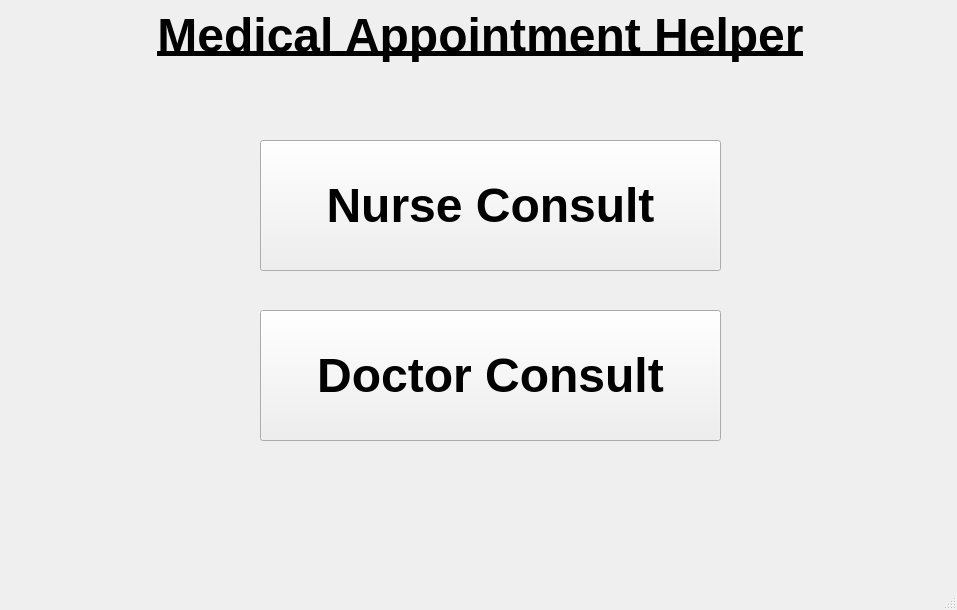
<?xml version="1.0" encoding="UTF-8"?>
<ui version="4.0">
 <class>MainWindow</class>
 <widget class="QMainWindow" name="MainWindow">
  <property name="geometry">
   <rect>
    <x>0</x>
    <y>0</y>
    <width>957</width>
    <height>610</height>
   </rect>
  </property>
  <property name="windowTitle">
   <string>MainWindow</string>
  </property>
  <widget class="QWidget" name="centralwidget">
   <widget class="QStackedWidget" name="stackedWidget">
    <property name="geometry">
     <rect>
      <x>0</x>
      <y>0</y>
      <width>951</width>
      <height>581</height>
     </rect>
    </property>
    <property name="currentIndex">
     <number>0</number>
    </property>
    <widget class="QWidget" name="mainPage">
     <widget class="QPushButton" name="nursePushButton">
      <property name="geometry">
       <rect>
        <x>260</x>
        <y>140</y>
        <width>461</width>
        <height>131</height>
       </rect>
      </property>
      <property name="font">
       <font>
        <pointsize>36</pointsize>
        <weight>75</weight>
        <bold>true</bold>
       </font>
      </property>
      <property name="text">
       <string>Nurse Consult</string>
      </property>
     </widget>
     <widget class="QLabel" name="titleLabel">
      <property name="geometry">
       <rect>
        <x>10</x>
        <y>0</y>
        <width>941</width>
        <height>71</height>
       </rect>
      </property>
      <property name="font">
       <font>
        <pointsize>36</pointsize>
        <weight>75</weight>
        <bold>true</bold>
        <underline>true</underline>
       </font>
      </property>
      <property name="text">
       <string>Medical Appointment Helper</string>
      </property>
      <property name="alignment">
       <set>Qt::AlignCenter</set>
      </property>
     </widget>
     <widget class="QPushButton" name="doctorPushButton">
      <property name="geometry">
       <rect>
        <x>260</x>
        <y>310</y>
        <width>461</width>
        <height>131</height>
       </rect>
      </property>
      <property name="font">
       <font>
        <pointsize>36</pointsize>
        <weight>75</weight>
        <bold>true</bold>
       </font>
      </property>
      <property name="text">
       <string>Doctor Consult</string>
      </property>
     </widget>
    </widget>
    <widget class="QWidget" name="contactInfoPage">
     <widget class="QLabel" name="contactInfoLabel">
      <property name="geometry">
       <rect>
        <x>20</x>
        <y>20</y>
        <width>911</width>
        <height>121</height>
       </rect>
      </property>
      <property name="font">
       <font>
        <pointsize>38</pointsize>
        <weight>75</weight>
        <bold>true</bold>
       </font>
      </property>
      <property name="text">
       <string>Enter your Contact Information</string>
      </property>
      <property name="alignment">
       <set>Qt::AlignCenter</set>
      </property>
     </widget>
     <widget class="QLabel" name="firstNameLabel">
      <property name="geometry">
       <rect>
        <x>50</x>
        <y>160</y>
        <width>211</width>
        <height>41</height>
       </rect>
      </property>
      <property name="font">
       <font>
        <pointsize>30</pointsize>
       </font>
      </property>
      <property name="text">
       <string>First Name</string>
      </property>
     </widget>
     <widget class="QTextEdit" name="firstNameInput">
      <property name="geometry">
       <rect>
        <x>300</x>
        <y>160</y>
        <width>601</width>
        <height>41</height>
       </rect>
      </property>
     </widget>
     <widget class="QLabel" name="middleNameLabel">
      <property name="geometry">
       <rect>
        <x>50</x>
        <y>210</y>
        <width>241</width>
        <height>41</height>
       </rect>
      </property>
      <property name="font">
       <font>
        <pointsize>30</pointsize>
       </font>
      </property>
      <property name="text">
       <string>Middle Name</string>
      </property>
     </widget>
     <widget class="QTextEdit" name="middleNameInput">
      <property name="geometry">
       <rect>
        <x>300</x>
        <y>210</y>
        <width>601</width>
        <height>41</height>
       </rect>
      </property>
     </widget>
     <widget class="QLabel" name="lastNameLabel">
      <property name="geometry">
       <rect>
        <x>50</x>
        <y>260</y>
        <width>211</width>
        <height>41</height>
       </rect>
      </property>
      <property name="font">
       <font>
        <pointsize>30</pointsize>
       </font>
      </property>
      <property name="text">
       <string>Last Name</string>
      </property>
     </widget>
     <widget class="QTextEdit" name="lastNameInput">
      <property name="geometry">
       <rect>
        <x>300</x>
        <y>260</y>
        <width>601</width>
        <height>41</height>
       </rect>
      </property>
     </widget>
     <widget class="QLabel" name="phoneNumberLabel">
      <property name="geometry">
       <rect>
        <x>50</x>
        <y>310</y>
        <width>241</width>
        <height>41</height>
       </rect>
      </property>
      <property name="font">
       <font>
        <pointsize>30</pointsize>
       </font>
      </property>
      <property name="text">
       <string>Phone</string>
      </property>
     </widget>
     <widget class="QTextEdit" name="phoneNumberInput">
      <property name="geometry">
       <rect>
        <x>300</x>
        <y>310</y>
        <width>601</width>
        <height>41</height>
       </rect>
      </property>
     </widget>
     <widget class="QLabel" name="emailLabel">
      <property name="geometry">
       <rect>
        <x>50</x>
        <y>360</y>
        <width>211</width>
        <height>41</height>
       </rect>
      </property>
      <property name="font">
       <font>
        <pointsize>30</pointsize>
       </font>
      </property>
      <property name="text">
       <string>Email</string>
      </property>
     </widget>
     <widget class="QTextEdit" name="emailInput">
      <property name="geometry">
       <rect>
        <x>300</x>
        <y>360</y>
        <width>601</width>
        <height>41</height>
       </rect>
      </property>
     </widget>
     <widget class="QPushButton" name="acceptInfoButton">
      <property name="geometry">
       <rect>
        <x>600</x>
        <y>430</y>
        <width>201</width>
        <height>61</height>
       </rect>
      </property>
      <property name="font">
       <font>
        <pointsize>28</pointsize>
       </font>
      </property>
      <property name="text">
       <string>Ok</string>
      </property>
     </widget>
     <widget class="QPushButton" name="cancelButton">
      <property name="geometry">
       <rect>
        <x>370</x>
        <y>430</y>
        <width>201</width>
        <height>61</height>
       </rect>
      </property>
      <property name="font">
       <font>
        <pointsize>28</pointsize>
       </font>
      </property>
      <property name="text">
       <string>Cancel</string>
      </property>
     </widget>
    </widget>
    <widget class="QWidget" name="insuranceInfoPage">
     <widget class="QLabel" name="insuranceInfoLabel">
      <property name="geometry">
       <rect>
        <x>20</x>
        <y>10</y>
        <width>911</width>
        <height>121</height>
       </rect>
      </property>
      <property name="font">
       <font>
        <pointsize>38</pointsize>
        <weight>75</weight>
        <bold>true</bold>
       </font>
      </property>
      <property name="text">
       <string>Enter your Insurance Information</string>
      </property>
      <property name="alignment">
       <set>Qt::AlignCenter</set>
      </property>
     </widget>
     <widget class="QLabel" name="middleNameLabel_2">
      <property name="geometry">
       <rect>
        <x>40</x>
        <y>180</y>
        <width>241</width>
        <height>41</height>
       </rect>
      </property>
      <property name="font">
       <font>
        <pointsize>30</pointsize>
       </font>
      </property>
      <property name="text">
       <string>Middle Name</string>
      </property>
     </widget>
     <widget class="QTextEdit" name="lastNameInput_2">
      <property name="geometry">
       <rect>
        <x>290</x>
        <y>230</y>
        <width>601</width>
        <height>41</height>
       </rect>
      </property>
     </widget>
     <widget class="QLabel" name="firstNameLabel_2">
      <property name="geometry">
       <rect>
        <x>40</x>
        <y>130</y>
        <width>211</width>
        <height>41</height>
       </rect>
      </property>
      <property name="font">
       <font>
        <pointsize>30</pointsize>
       </font>
      </property>
      <property name="text">
       <string>First Name</string>
      </property>
     </widget>
     <widget class="QLabel" name="lastNameLabel_2">
      <property name="geometry">
       <rect>
        <x>40</x>
        <y>230</y>
        <width>211</width>
        <height>41</height>
       </rect>
      </property>
      <property name="font">
       <font>
        <pointsize>30</pointsize>
       </font>
      </property>
      <property name="text">
       <string>Last Name</string>
      </property>
     </widget>
     <widget class="QTextEdit" name="firstNameInput_2">
      <property name="geometry">
       <rect>
        <x>290</x>
        <y>130</y>
        <width>601</width>
        <height>41</height>
       </rect>
      </property>
     </widget>
     <widget class="QTextEdit" name="middleNameInput_2">
      <property name="geometry">
       <rect>
        <x>290</x>
        <y>180</y>
        <width>601</width>
        <height>41</height>
       </rect>
      </property>
     </widget>
    </widget>
    <widget class="QWidget" name="healthConcernsPage">
     <widget class="QLabel" name="healthConcernsLabel">
      <property name="geometry">
       <rect>
        <x>10</x>
        <y>10</y>
        <width>911</width>
        <height>121</height>
       </rect>
      </property>
      <property name="font">
       <font>
        <pointsize>38</pointsize>
        <weight>75</weight>
        <bold>true</bold>
       </font>
      </property>
      <property name="text">
       <string>Select your symptoms</string>
      </property>
      <property name="alignment">
       <set>Qt::AlignCenter</set>
      </property>
     </widget>
     <widget class="QCheckBox" name="fatigueCheckBox">
      <property name="geometry">
       <rect>
        <x>90</x>
        <y>130</y>
        <width>181</width>
        <height>21</height>
       </rect>
      </property>
      <property name="font">
       <font>
        <pointsize>14</pointsize>
       </font>
      </property>
      <property name="text">
       <string>Fatigue</string>
      </property>
     </widget>
     <widget class="QCheckBox" name="tightnessCheckBox">
      <property name="geometry">
       <rect>
        <x>90</x>
        <y>160</y>
        <width>401</width>
        <height>21</height>
       </rect>
      </property>
      <property name="font">
       <font>
        <pointsize>14</pointsize>
       </font>
      </property>
      <property name="text">
       <string>Tightness or pain in the chest, neck, back</string>
      </property>
     </widget>
     <widget class="QCheckBox" name="lightHeadedCheckBox">
      <property name="geometry">
       <rect>
        <x>90</x>
        <y>190</y>
        <width>181</width>
        <height>21</height>
       </rect>
      </property>
      <property name="font">
       <font>
        <pointsize>14</pointsize>
       </font>
      </property>
      <property name="text">
       <string>Light Headedness</string>
      </property>
     </widget>
     <widget class="QCheckBox" name="heartbeatCheckBox">
      <property name="geometry">
       <rect>
        <x>90</x>
        <y>220</y>
        <width>201</width>
        <height>21</height>
       </rect>
      </property>
      <property name="font">
       <font>
        <pointsize>14</pointsize>
       </font>
      </property>
      <property name="text">
       <string>Abnormal Heartbeat</string>
      </property>
     </widget>
     <widget class="QCheckBox" name="anxietyCheckBox">
      <property name="geometry">
       <rect>
        <x>90</x>
        <y>250</y>
        <width>181</width>
        <height>21</height>
       </rect>
      </property>
      <property name="font">
       <font>
        <pointsize>14</pointsize>
       </font>
      </property>
      <property name="text">
       <string>Anxiety</string>
      </property>
     </widget>
     <widget class="QCheckBox" name="otherCheckBox">
      <property name="geometry">
       <rect>
        <x>90</x>
        <y>280</y>
        <width>181</width>
        <height>21</height>
       </rect>
      </property>
      <property name="font">
       <font>
        <pointsize>14</pointsize>
       </font>
      </property>
      <property name="text">
       <string>Other</string>
      </property>
     </widget>
     <widget class="QTextEdit" name="textEdit">
      <property name="geometry">
       <rect>
        <x>80</x>
        <y>310</y>
        <width>411</width>
        <height>221</height>
       </rect>
      </property>
     </widget>
     <widget class="QPushButton" name="nextButton">
      <property name="geometry">
       <rect>
        <x>530</x>
        <y>230</y>
        <width>401</width>
        <height>101</height>
       </rect>
      </property>
      <property name="font">
       <font>
        <pointsize>40</pointsize>
       </font>
      </property>
      <property name="text">
       <string>Next</string>
      </property>
     </widget>
    </widget>
    <widget class="QWidget" name="contactNursePage">
     <widget class="QLabel" name="contactNurseLabel">
      <property name="geometry">
       <rect>
        <x>30</x>
        <y>20</y>
        <width>911</width>
        <height>121</height>
       </rect>
      </property>
      <property name="font">
       <font>
        <pointsize>38</pointsize>
        <weight>75</weight>
        <bold>true</bold>
       </font>
      </property>
      <property name="text">
       <string>Contact a Nurse</string>
      </property>
      <property name="alignment">
       <set>Qt::AlignCenter</set>
      </property>
     </widget>
     <widget class="QPushButton" name="nextAvailButton">
      <property name="geometry">
       <rect>
        <x>120</x>
        <y>240</y>
        <width>331</width>
        <height>111</height>
       </rect>
      </property>
      <property name="font">
       <font>
        <pointsize>20</pointsize>
       </font>
      </property>
      <property name="text">
       <string>Next Available Nurse</string>
      </property>
     </widget>
     <widget class="QPushButton" name="scheduleACallButton">
      <property name="geometry">
       <rect>
        <x>470</x>
        <y>240</y>
        <width>351</width>
        <height>111</height>
       </rect>
      </property>
      <property name="font">
       <font>
        <pointsize>20</pointsize>
       </font>
      </property>
      <property name="text">
       <string>Schedule a Call with a Nurse</string>
      </property>
     </widget>
    </widget>
    <widget class="QWidget" name="scheduleDoctorAppointmentPage">
     <widget class="QLabel" name="scheduleTitle">
      <property name="geometry">
       <rect>
        <x>30</x>
        <y>20</y>
        <width>911</width>
        <height>121</height>
       </rect>
      </property>
      <property name="font">
       <font>
        <pointsize>38</pointsize>
        <weight>75</weight>
        <bold>true</bold>
       </font>
      </property>
      <property name="text">
       <string>Schedule a Doctor's Appointment</string>
      </property>
      <property name="alignment">
       <set>Qt::AlignCenter</set>
      </property>
     </widget>
     <widget class="QLabel" name="typeAppointment">
      <property name="geometry">
       <rect>
        <x>60</x>
        <y>140</y>
        <width>301</width>
        <height>51</height>
       </rect>
      </property>
      <property name="font">
       <font>
        <pointsize>20</pointsize>
       </font>
      </property>
      <property name="text">
       <string>Select Appointment Type</string>
      </property>
     </widget>
     <widget class="QComboBox" name="appointmentTypeComboBox">
      <property name="geometry">
       <rect>
        <x>400</x>
        <y>150</y>
        <width>151</width>
        <height>31</height>
       </rect>
      </property>
      <property name="font">
       <font>
        <pointsize>20</pointsize>
       </font>
      </property>
      <property name="currentText">
       <string>Select</string>
      </property>
      <property name="currentIndex">
       <number>0</number>
      </property>
      <item>
       <property name="text">
        <string>Select</string>
       </property>
      </item>
      <item>
       <property name="text">
        <string>Physical</string>
       </property>
      </item>
      <item>
       <property name="text">
        <string>Sick Visit</string>
       </property>
      </item>
      <item>
       <property name="text">
        <string>Other</string>
       </property>
      </item>
     </widget>
     <widget class="QCalendarWidget" name="appointmentCalendar">
      <property name="geometry">
       <rect>
        <x>600</x>
        <y>150</y>
        <width>312</width>
        <height>183</height>
       </rect>
      </property>
      <property name="minimumDate">
       <date>
        <year>2020</year>
        <month>10</month>
        <day>3</day>
       </date>
      </property>
      <property name="gridVisible">
       <bool>false</bool>
      </property>
      <property name="verticalHeaderFormat">
       <enum>QCalendarWidget::NoVerticalHeader</enum>
      </property>
     </widget>
     <widget class="QLabel" name="dateSelectorLabel">
      <property name="geometry">
       <rect>
        <x>60</x>
        <y>210</y>
        <width>301</width>
        <height>51</height>
       </rect>
      </property>
      <property name="font">
       <font>
        <pointsize>20</pointsize>
       </font>
      </property>
      <property name="text">
       <string>Select Appointment Date</string>
      </property>
     </widget>
     <widget class="QLabel" name="timeSelectorLabel">
      <property name="geometry">
       <rect>
        <x>60</x>
        <y>280</y>
        <width>301</width>
        <height>51</height>
       </rect>
      </property>
      <property name="font">
       <font>
        <pointsize>20</pointsize>
       </font>
      </property>
      <property name="text">
       <string>Select Appointment Time</string>
      </property>
     </widget>
     <widget class="QDateEdit" name="dateEdit">
      <property name="geometry">
       <rect>
        <x>400</x>
        <y>230</y>
        <width>151</width>
        <height>21</height>
       </rect>
      </property>
      <property name="font">
       <font>
        <pointsize>15</pointsize>
       </font>
      </property>
      <property name="alignment">
       <set>Qt::AlignCenter</set>
      </property>
     </widget>
     <widget class="QTimeEdit" name="timeEdit">
      <property name="geometry">
       <rect>
        <x>400</x>
        <y>300</y>
        <width>151</width>
        <height>21</height>
       </rect>
      </property>
      <property name="font">
       <font>
        <pointsize>15</pointsize>
       </font>
      </property>
      <property name="maximumTime">
       <time>
        <hour>18</hour>
        <minute>0</minute>
        <second>0</second>
       </time>
      </property>
      <property name="minimumTime">
       <time>
        <hour>8</hour>
        <minute>0</minute>
        <second>0</second>
       </time>
      </property>
     </widget>
     <widget class="QPushButton" name="acceptAppointmentButton">
      <property name="geometry">
       <rect>
        <x>360</x>
        <y>350</y>
        <width>201</width>
        <height>61</height>
       </rect>
      </property>
      <property name="font">
       <font>
        <pointsize>28</pointsize>
       </font>
      </property>
      <property name="text">
       <string>Ok</string>
      </property>
     </widget>
     <widget class="QPushButton" name="cancelAppointmentButton">
      <property name="geometry">
       <rect>
        <x>130</x>
        <y>350</y>
        <width>201</width>
        <height>61</height>
       </rect>
      </property>
      <property name="font">
       <font>
        <pointsize>28</pointsize>
       </font>
      </property>
      <property name="text">
       <string>Cancel</string>
      </property>
     </widget>
    </widget>
    <widget class="QWidget" name="callNursePage">
     <widget class="QPushButton" name="callNurseButton">
      <property name="geometry">
       <rect>
        <x>340</x>
        <y>200</y>
        <width>271</width>
        <height>141</height>
       </rect>
      </property>
      <property name="font">
       <font>
        <pointsize>28</pointsize>
       </font>
      </property>
      <property name="text">
       <string>Call Nurse</string>
      </property>
     </widget>
    </widget>
    <widget class="QWidget" name="scheduleNursePage">
     <widget class="QCalendarWidget" name="appointmentCalendar_3">
      <property name="geometry">
       <rect>
        <x>590</x>
        <y>140</y>
        <width>312</width>
        <height>183</height>
       </rect>
      </property>
      <property name="minimumDate">
       <date>
        <year>2020</year>
        <month>10</month>
        <day>3</day>
       </date>
      </property>
      <property name="gridVisible">
       <bool>false</bool>
      </property>
      <property name="verticalHeaderFormat">
       <enum>QCalendarWidget::NoVerticalHeader</enum>
      </property>
     </widget>
     <widget class="QTimeEdit" name="timeEdit_3">
      <property name="geometry">
       <rect>
        <x>390</x>
        <y>290</y>
        <width>151</width>
        <height>21</height>
       </rect>
      </property>
      <property name="font">
       <font>
        <pointsize>15</pointsize>
       </font>
      </property>
      <property name="maximumTime">
       <time>
        <hour>18</hour>
        <minute>0</minute>
        <second>0</second>
       </time>
      </property>
      <property name="minimumTime">
       <time>
        <hour>8</hour>
        <minute>0</minute>
        <second>0</second>
       </time>
      </property>
     </widget>
     <widget class="QLabel" name="scheduleNurseTitle">
      <property name="geometry">
       <rect>
        <x>20</x>
        <y>10</y>
        <width>911</width>
        <height>121</height>
       </rect>
      </property>
      <property name="font">
       <font>
        <pointsize>38</pointsize>
        <weight>75</weight>
        <bold>true</bold>
       </font>
      </property>
      <property name="text">
       <string>Schedule time to talk to Nurse</string>
      </property>
      <property name="alignment">
       <set>Qt::AlignCenter</set>
      </property>
     </widget>
     <widget class="QLabel" name="typeAppointment_3">
      <property name="geometry">
       <rect>
        <x>50</x>
        <y>130</y>
        <width>301</width>
        <height>51</height>
       </rect>
      </property>
      <property name="font">
       <font>
        <pointsize>20</pointsize>
       </font>
      </property>
      <property name="text">
       <string>Select Appointment Type</string>
      </property>
     </widget>
     <widget class="QDateEdit" name="dateEdit_3">
      <property name="geometry">
       <rect>
        <x>390</x>
        <y>220</y>
        <width>151</width>
        <height>21</height>
       </rect>
      </property>
      <property name="font">
       <font>
        <pointsize>15</pointsize>
       </font>
      </property>
      <property name="alignment">
       <set>Qt::AlignCenter</set>
      </property>
      <property name="minimumDate">
       <date>
        <year>2020</year>
        <month>10</month>
        <day>3</day>
       </date>
      </property>
     </widget>
     <widget class="QComboBox" name="appointmentTypeComboBox_3">
      <property name="geometry">
       <rect>
        <x>390</x>
        <y>140</y>
        <width>151</width>
        <height>31</height>
       </rect>
      </property>
      <property name="font">
       <font>
        <pointsize>20</pointsize>
       </font>
      </property>
      <property name="currentText">
       <string>Select</string>
      </property>
      <property name="currentIndex">
       <number>0</number>
      </property>
      <item>
       <property name="text">
        <string>Select</string>
       </property>
      </item>
      <item>
       <property name="text">
        <string>Physical</string>
       </property>
      </item>
      <item>
       <property name="text">
        <string>Sick Visit</string>
       </property>
      </item>
      <item>
       <property name="text">
        <string>Other</string>
       </property>
      </item>
     </widget>
     <widget class="QLabel" name="timeSelectorLabel_3">
      <property name="geometry">
       <rect>
        <x>50</x>
        <y>270</y>
        <width>301</width>
        <height>51</height>
       </rect>
      </property>
      <property name="font">
       <font>
        <pointsize>20</pointsize>
       </font>
      </property>
      <property name="text">
       <string>Select Appointment Time</string>
      </property>
     </widget>
     <widget class="QPushButton" name="cancelAppointmentButton_3">
      <property name="geometry">
       <rect>
        <x>120</x>
        <y>340</y>
        <width>201</width>
        <height>61</height>
       </rect>
      </property>
      <property name="font">
       <font>
        <pointsize>28</pointsize>
       </font>
      </property>
      <property name="text">
       <string>Cancel</string>
      </property>
     </widget>
     <widget class="QLabel" name="dateSelectorLabel_3">
      <property name="geometry">
       <rect>
        <x>50</x>
        <y>200</y>
        <width>301</width>
        <height>51</height>
       </rect>
      </property>
      <property name="font">
       <font>
        <pointsize>20</pointsize>
       </font>
      </property>
      <property name="text">
       <string>Select Appointment Date</string>
      </property>
     </widget>
     <widget class="QPushButton" name="acceptAppointmentButton_3">
      <property name="geometry">
       <rect>
        <x>350</x>
        <y>340</y>
        <width>201</width>
        <height>61</height>
       </rect>
      </property>
      <property name="font">
       <font>
        <pointsize>28</pointsize>
       </font>
      </property>
      <property name="text">
       <string>Ok</string>
      </property>
     </widget>
    </widget>
   </widget>
  </widget>
  <widget class="QStatusBar" name="statusbar"/>
 </widget>
 <resources/>
 <connections/>
</ui>
